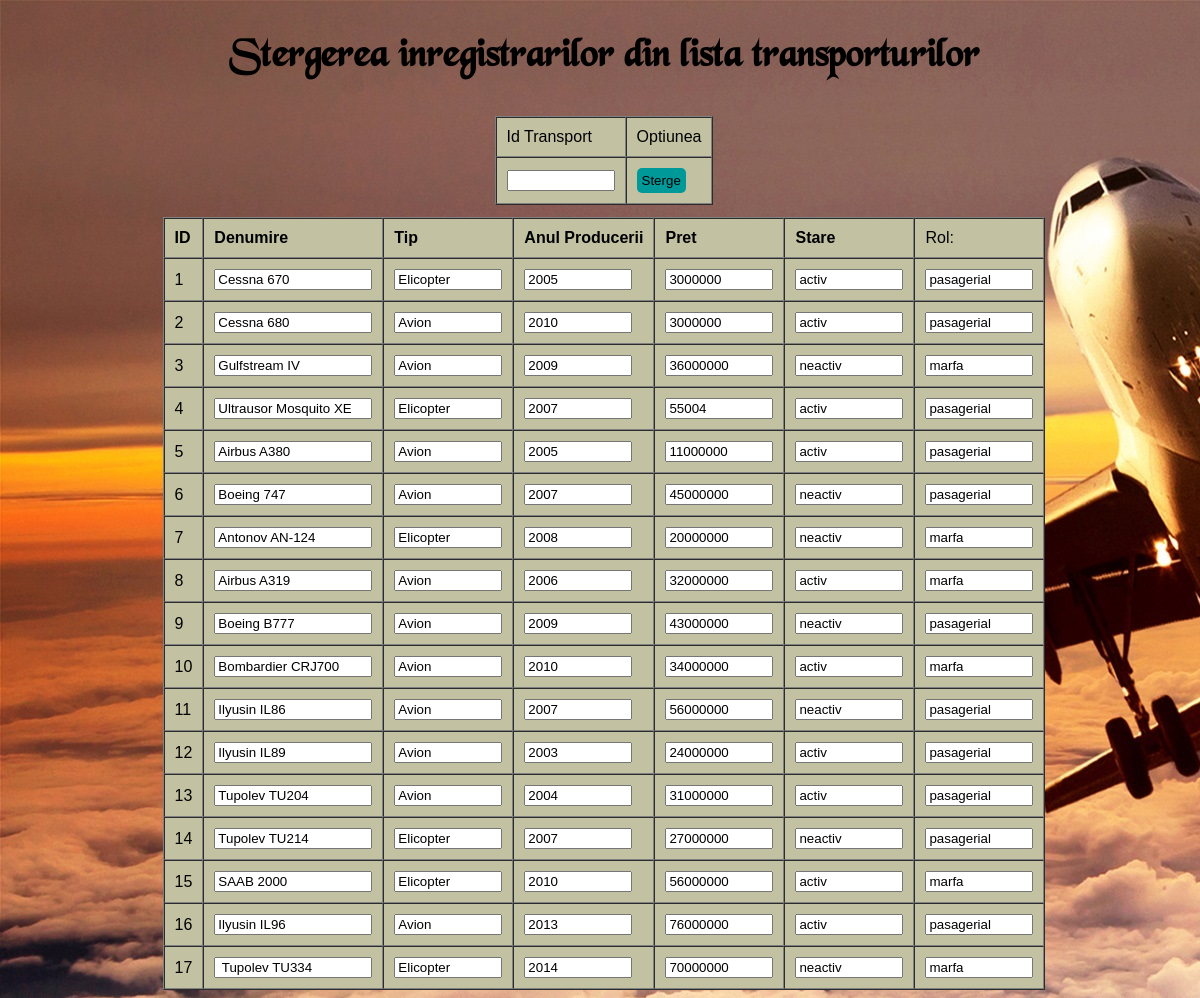
The page /stergere/stergere_transport.php (signed in) on the database its author committed.
### tables this page shows
CREATE TABLE `transport` (
  `id_transport` int(11) NOT NULL,
  `denumire` varchar(50) NOT NULL,
  `tip_transport` varchar(15) NOT NULL,
  `anul_prod` int(11) DEFAULT NULL,
  `pret` int(11) DEFAULT NULL,
  `stare` varchar(10) DEFAULT NULL,
  `rol` varchar(25) DEFAULT NULL
);

### stergere/stergere_transport.php (the view, shortened to what this page needs)
     <!DOCTYPE html>
     <html>
     <head>
    <link rel="stylesheet" type="text/css" href="../style.css">
  </head>
  <?php
  if(!isset($_SESSION["sesiune"])){
   header("Location:../logare.php");
 }else{
  require("../conexiune.php");
  $sql="select*from transport";
  if ($result = $mysqli->query($sql)) {} else {echo "Eroare: " . $mysqli ->error;}
  if ($result->num_rows > 0) {
   echo "<body >";
   echo "<h2 class=\"h1\" align=\"center\">Stergerea inregistrarilor din lista transporturilor</h2>";
   echo '<form action="stergere_transport.php" method="post">
   <table cellpadding=10 cellspacing=0 border=1 align="center" style="background-color:#c2c2a3;">
     <tr>
       <td>Id Transport</td>
       <td>Optiunea
       </tr>
       <tr>';
        echo '<td><input type="text" name="valoareid" style="width:100px;">
        <td><input type="submit" class="submit" value="Sterge" name="cauta">
        </tr>
      </table></form>';
      echo"<form action=\"stergere_transport.php\" method=\"post\">
      <table align=\"center\" cellpadding=10 cellspacing=0 border=1 style=\"margin-top:1%;background-color:#c2c2a3; \" >";
       echo "<tr><td class=\"tr\">ID</td>
       <td class=\"tr\">Denumire</td>
       <td class=\"tr\">Tip</td>
       <td class=\"tr\">Anul Producerii</td>
       <td class=\"tr\">Pret</td>
       <td class=\"tr\">Stare</td>
       ";
       echo     "<td>Rol:</td></tr>";
       $i=0;
       while($row = $result->fetch_array())  {
        echo "<tr>";
        $b[$i]=$row[0];echo '<td>'.$row[0].'</td>';
        $a=1+$i*7;echo '<td><input type="text" name="'.$a.'" value="'.$row[1].'""size="4"style="width: 150px;"></td>';
        $a=2+$i*7;echo '<td><input type="text" name="'.$a.'" value="'.$row[2].'""size="4"style="width: 100px;"></td>';
        $a=3+$i*7;echo '<td><input type="text" name="'.$a.'" value="'.$row[3].'""size="4"style="width: 100px;"></td>';
        $a=4+$i*7;echo '<td><input type="text" name="'.$a.'" value="'.$row[4].'""size="4"style="width: 100px;"></td>';
        $a=5+$i*7;echo '<td><input type="text" name="'.$a.'" value="'.$row[5].'""size="4"style="width: 100px;"></td>';
        $a=6+$i*7;echo '<td><input type="text" name="'.$a.'" value="'.$row[6].'""size="4"style="width: 100px;"></td>';
        $i++;
        echo "</tr>";
      }
      echo "</table></form>";
    }
    else {
     echo "Nu a fost găsit nici un rând!";
   }
 }
 ?>
</body>
</html>

### style.css (style rules this page uses)
html { font-family: sans-serif; -webkit-text-size-adjust: 100%; -ms-text-size-adjust: 100%; }
td.tr { text-decoration-style:solid; text-decoration-style: inherit; font-weight: bold; }
body { background-image:url("plane.jpg"); background-repeat: no-repeat; background-attachment: cover; }

### stergere/stergere_transport.php (style rules this page uses)
input.submit { font-size:10pt; background-color:#009999; border:none; padding:5px; border-radius:5px 5px 5px 5px; }
h2.h1 { font-family:blackc; font-size: 30pt; }
body { background-image:url("plane.jpg"); background-repeat: no-repeat; background-attachment: cover; margin-right:0%; }

### rows shown on the page
transport: id_transport "1", denumire "Cessna 670", tip_transport "Elicopter", anul_prod "2005", pret "3000000", stare "activ", rol "pasagerial"
transport: id_transport "2", denumire "Cessna 680", tip_transport "Avion", anul_prod "2010", pret "3000000", stare "activ", rol "pasagerial"
transport: id_transport "3", denumire "Gulfstream IV", tip_transport "Avion", anul_prod "2009", pret "36000000", stare "neactiv", rol "marfa"
transport: id_transport "4", denumire "Ultrausor Mosquito XE", tip_transport "Elicopter", anul_prod "2007", pret "55004", stare "activ", rol "pasagerial"
transport: id_transport "5", denumire "Airbus A380", tip_transport "Avion", anul_prod "2005", pret "11000000", stare "activ", rol "pasagerial"
transport: id_transport "6", denumire "Boeing 747", tip_transport "Avion", anul_prod "2007", pret "45000000", stare "neactiv", rol "pasagerial"
transport: id_transport "7", denumire "Antonov AN-124", tip_transport "Elicopter", anul_prod "2008", pret "20000000", stare "neactiv", rol "marfa"
transport: id_transport "8", denumire "Airbus A319", tip_transport "Avion", anul_prod "2006", pret "32000000", stare "activ", rol "marfa"
transport: id_transport "9", denumire "Boeing B777", tip_transport "Avion", anul_prod "2009", pret "43000000", stare "neactiv", rol "pasagerial"
transport: id_transport "10", denumire "Bombardier CRJ700", tip_transport "Avion", anul_prod "2010", pret "34000000", stare "activ", rol "marfa"
transport: id_transport "11", denumire "Ilyusin IL86", tip_transport "Avion", anul_prod "2007", pret "56000000", stare "neactiv", rol "pasagerial"
transport: id_transport "12", denumire "Ilyusin IL89", tip_transport "Avion", anul_prod "2003", pret "24000000", stare "activ", rol "pasagerial"
transport: id_transport "13", denumire "Tupolev TU204", tip_transport "Avion", anul_prod "2004", pret "31000000", stare "activ", rol "pasagerial"
transport: id_transport "14", denumire "Tupolev TU214", tip_transport "Elicopter", anul_prod "2007", pret "27000000", stare "neactiv", rol "pasagerial"
transport: id_transport "15", denumire "SAAB 2000", tip_transport "Elicopter", anul_prod "2010", pret "56000000", stare "activ", rol "marfa"
transport: id_transport "16", denumire "Ilyusin IL96", tip_transport "Avion", anul_prod "2013", pret "76000000", stare "activ", rol "pasagerial"
transport: id_transport "17", denumire "Tupolev TU334", tip_transport "Elicopter", anul_prod "2014", pret "70000000", stare "neactiv", rol "marfa"
